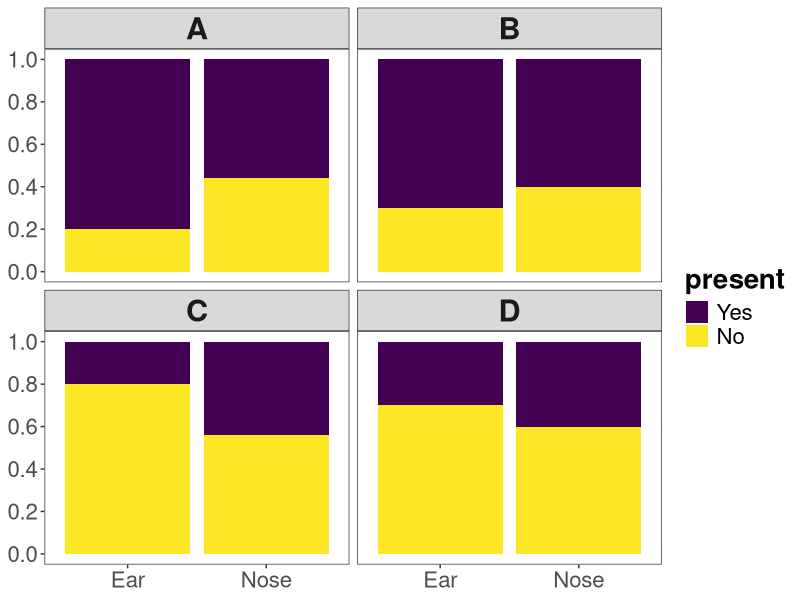
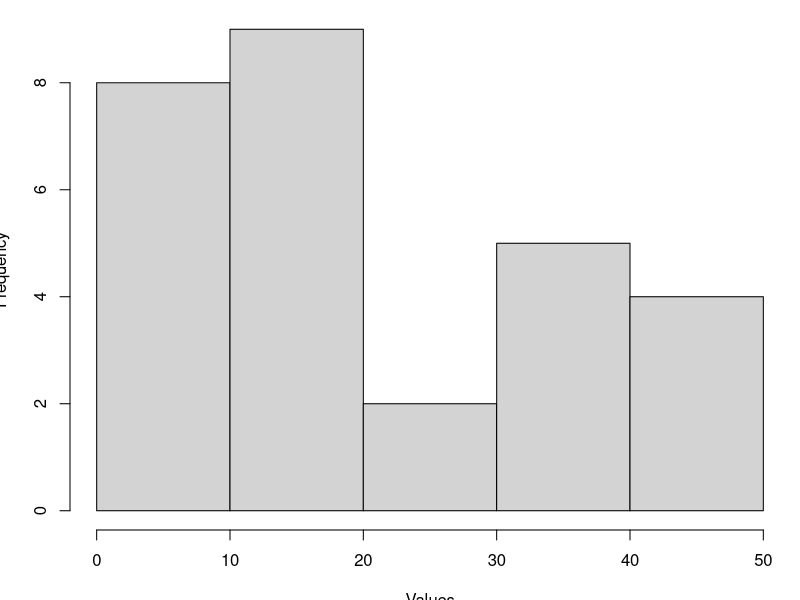
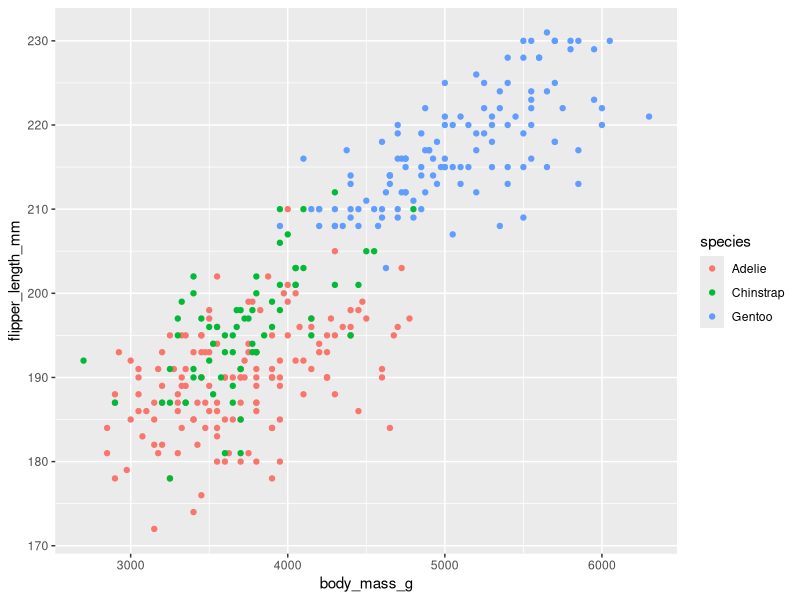
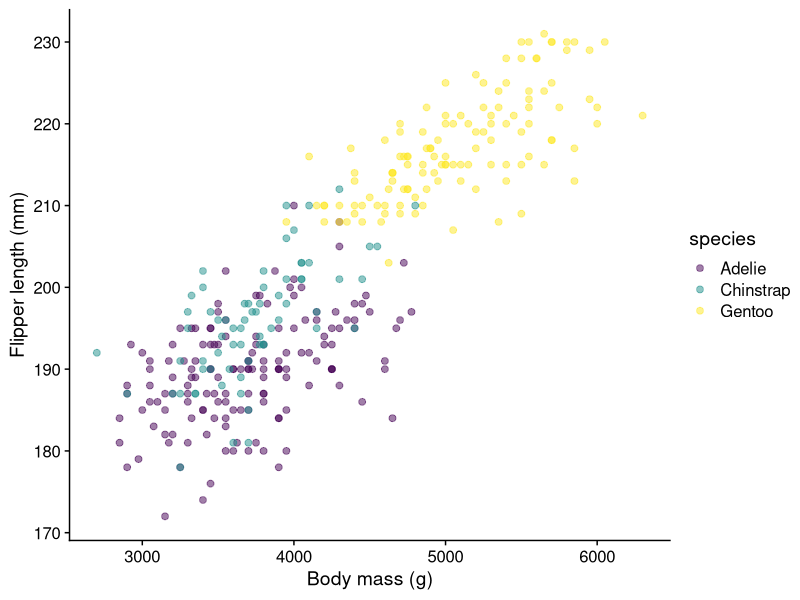

Reproduce these figures in R, in order.
## ---- chunk 1
library(dplyr)
library(ggplot2)
library(cowplot)
library(knitr)
library(kableExtra)


df1 <- data.frame(body_part = rep(c("Ear", "Nose"), each = 50),
                  present = factor(rep(c("Yes", "No", "Yes", "No"), 
                                       c(40, 10, 28, 22)),
                                   levels = c("Yes", "No")))

# knitr::kable()

# knitr::kable(table(df1), format = "pipe")


table(df1) |> 
    kable() 

## ---- chunk 2

df2 <- data.frame(body_part = rep(c("Ear", "Nose"), each = 50),
                  present = factor(rep(c("Yes", "No", "Yes", "No"), 
                                       c(35, 15, 30, 20)),
                                   levels = c("Yes", "No")))

df3 <- data.frame(body_part = rep(c("Ear", "Nose"), each = 50),
                  present = factor(rep(c("No", "Yes", "No", "Yes"), 
                                       c(40, 10, 28, 22)),
                                   levels = c("Yes", "No")))

df4 <- data.frame(body_part = rep(c("Ear", "Nose"), each = 50),
                  present = factor(rep(c("No", "Yes", "No", "Yes"), 
                                       c(35, 15, 30, 20)),
                     levels = c("Yes", "No")))

dfAll <- rbind(cbind(g = "A", df1),
               cbind(g = "B", df2),
               cbind(g = "C", df3),
               cbind(g = "D", df4))
dfAll$g <- as.factor(dfAll$g)


ggplot(data = dfAll, aes(x = body_part, fill = present)) +
    geom_bar(position = "fill") +
    facet_wrap(vars(g)) +
    scale_fill_viridis_d() +
    theme_bw() +
    scale_y_continuous(breaks = seq(0, 1, 0.2)) +
    theme(axis.text = element_text(size = 16),
          # axis.ticks.y.left = element_line(),
          strip.text = element_text(size = 22, face = "bold"),
          legend.text = element_text(size = 16),
          axis.title = element_blank(),
          panel.grid = element_blank(),
          title = element_text(size = 20, face = "bold"))
## ---- chunk 3
x <- c(2, 3, 3, 4, 5, 7, 8, 8, 11, 11, 12, 13, 15, 15, 17, 18, 18, 23, 24, 32, 
       33, 34, 35, 38, 41, 42, 43, 48)

par(mar = c(3, 3, 0, 0) + 0.5)
hist(x, xlab = "Values", main = "")
## ---- chunk 4
library(ggplot2)
library(palmerpenguins)

ggplot(penguins, aes(x = body_mass_g, y = flipper_length_mm,
                     color = species)) +
    geom_point()
## ---- chunk 5
# (fix1) better color scheme
# (fix2) better axis labels
# (fix3) declutter the graph
# (fix4) make points more clear

library(cowplot) # (fix3) this package provides one way to declutter
ggplot(penguins, aes(x = body_mass_g, y = flipper_length_mm,
                     color = species)) +
    geom_point(alpha = 0.5, size = 2) + # (fix4)
    scale_color_viridis_d() + # (fix1) 
    xlab("Body mass (g)") + ylab("Flipper length (mm)") + # (fix2)
    theme_cowplot() # (fix3) `theme_cowplot` from cowplot package
